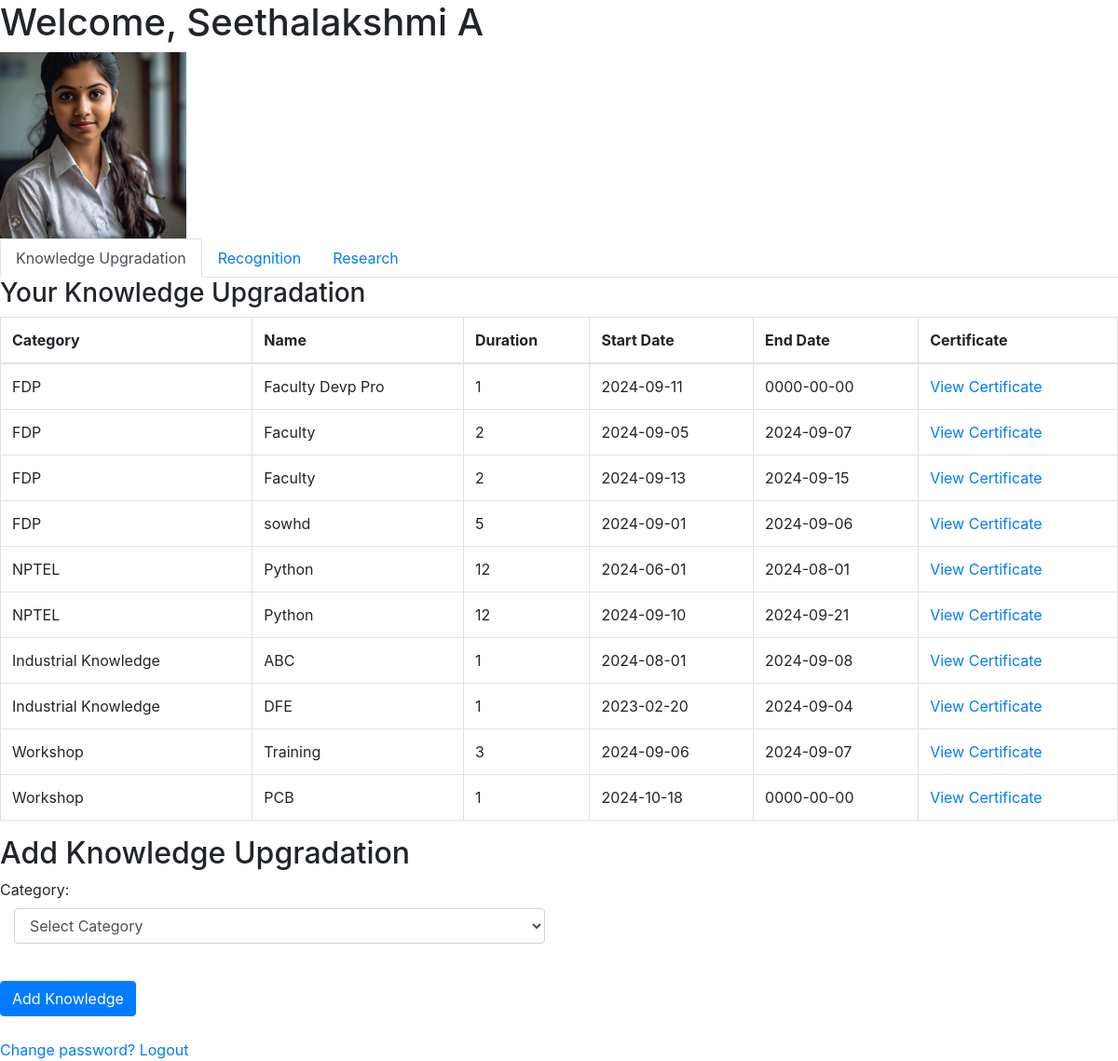
Page /faculty/dashboard.php (signed in) on the committed database.
### tables this page shows
CREATE TABLE `faculty` (
  `id` int(11) NOT NULL,
  `faculty_name` varchar(100) NOT NULL,
  `email` varchar(100) NOT NULL,
  `password` varchar(100) NOT NULL DEFAULT '12345678',
  `department` varchar(100) NOT NULL,
  `phone` varchar(20) DEFAULT NULL,
  `profile_image` varchar(255) DEFAULT NULL,
  `date_of_joining` date DEFAULT NULL,
  `qualification` varchar(100) DEFAULT NULL,
  `reset_token` varchar(255) DEFAULT NULL,
  `token_expiry` datetime DEFAULT NULL
);

CREATE TABLE `knowledge_upgrade_fdp` (
  `id` int(11) NOT NULL,
  `faculty_id` int(11) NOT NULL,
  `program_name` varchar(255) NOT NULL,
  `duration` int(11) NOT NULL,
  `start_date` date NOT NULL,
  `end_date` date DEFAULT NULL,
  `certificate` varchar(255) DEFAULT NULL
);

CREATE TABLE `knowledge_upgrade_nptel` (
  `id` int(11) NOT NULL,
  `faculty_id` int(11) NOT NULL,
  `course_name` varchar(255) NOT NULL,
  `instructor_name` varchar(255) NOT NULL,
  `institution_name` varchar(255) NOT NULL,
  `duration` varchar(100) NOT NULL,
  `start_date` date NOT NULL,
  `end_date` date NOT NULL,
  `certificate` varchar(255) DEFAULT NULL
);

CREATE TABLE `knowledge_upgrade_industrial` (
  `id` int(11) NOT NULL,
  `faculty_id` int(11) NOT NULL,
  `company_name` varchar(100) NOT NULL,
  `duration` int(11) NOT NULL,
  `start_date` date NOT NULL,
  `end_date` date NOT NULL,
  `description` text DEFAULT NULL,
  `certificate` varchar(255) DEFAULT NULL
);

CREATE TABLE `knowledge_upgrade_workshop` (
  `id` int(11) NOT NULL,
  `faculty_id` int(11) NOT NULL,
  `workshop_name` varchar(255) NOT NULL,
  `duration` int(11) NOT NULL,
  `start_date` date DEFAULT NULL,
  `end_date` date DEFAULT NULL,
  `certificate` varchar(255) DEFAULT NULL,
  `description` text DEFAULT NULL
);

### faculty/knowledge.php (the view, shortened to what this page needs)
<?php
include('../config.php');
$faculty_id = $faculty['id'];
$sql_fdp = "SELECT 'FDP' AS category, program_name AS name, duration, start_date AS date, end_date, certificate FROM knowledge_upgrade_fdp WHERE faculty_id='$faculty_id'";
$sql_nptel = "SELECT 'NPTEL' AS category, course_name AS name, duration, start_date AS date, end_date, certificate FROM knowledge_upgrade_nptel WHERE faculty_id='$faculty_id'";
$sql_industrial = "SELECT 'Industrial Knowledge' AS category, company_name AS name, duration, start_date AS date, end_date, description, certificate FROM knowledge_upgrade_industrial WHERE faculty_id='$faculty_id'";
$sql_workshop = "SELECT 'Workshop' AS category, workshop_name AS name, duration, start_date AS date, end_date, certificate FROM knowledge_upgrade_workshop WHERE faculty_id='$faculty_id'";
$result_fdp = $conn->query($sql_fdp);
$result_nptel = $conn->query($sql_nptel);
$result_industrial = $conn->query($sql_industrial);
$result_workshop = $conn->query($sql_workshop);
$all_results = [];
if ($result_fdp) $all_results = array_merge($all_results, $result_fdp->fetch_all(MYSQLI_ASSOC));
if ($result_nptel) $all_results = array_merge($all_results, $result_nptel->fetch_all(MYSQLI_ASSOC));
if ($result_industrial) $all_results = array_merge($all_results, $result_industrial->fetch_all(MYSQLI_ASSOC));
if ($result_workshop) $all_results = array_merge($all_results, $result_workshop->fetch_all(MYSQLI_ASSOC));
?>
<h3>Your Knowledge Upgradation</h3>
<table class="table table-bordered">
    <thead>
        <tr>
            <th>Category</th>
            <th>Name</th>
            <th>Duration</th>
            <th>Start Date</th>
            <th>End Date</th>
            <th>Certificate</th>
        </tr>
    </thead>
    <tbody>
        <?php foreach ($all_results as $row) { ?>
            <tr>
                <td><?php echo htmlspecialchars($row['category']); ?></td>
                <td><?php echo htmlspecialchars($row['name']); ?></td>
                <td><?php echo htmlspecialchars($row['duration']); ?></td>
                <td><?php echo htmlspecialchars($row['date']); ?></td>
                <td><?php echo htmlspecialchars($row['end_date']); ?></td>
                <td>
                    <?php if (!empty($row['certificate'])) { ?>
                        <a href="<?php echo htmlspecialchars($row['certificate']); ?>" target="_blank">View Certificate</a>
                    <?php } else { ?>
                        No certificate link provided
                    <?php } ?>
                </td>
            </tr>
        <?php } ?>
    </tbody>
</table>
<h2>Add Knowledge Upgradation</h2>
<form method="POST">
    <div class="form-group">
        <label for="category">Category:</label>
        <div class="col-md-6">
            <select name="category" id="category" class="form-control" required>
                <option value="">Select Category</option>
            </select>
        </div>
    </div>
    <br>
    <button type="submit" name="add_knowledge" class="btn btn-primary">Add Knowledge</button>
</form>

### faculty/dashboard.php (shortened to what this page needs)
<?php
include('../config.php');
$email = $_SESSION['faculty'];
$sql = "SELECT * FROM faculty WHERE email='$email'";
$result = $conn->query($sql);
$faculty = $result->fetch_assoc();
?>
<!DOCTYPE html>
<html lang="en">
<head>
	<link rel="stylesheet" href="https://stackpath.bootstrapcdn.com/bootstrap/4.5.2/css/bootstrap.min.css">
</head>
<body>
    <h1>Welcome, <?php echo $faculty['faculty_name']; ?></h1>
        <div class="profile-image">
            <?php if (!empty($faculty['profile_image'])): ?>
                <img src="../uploads/faculty/<?php echo htmlspecialchars($faculty['profile_image']); ?>" alt="Profile Image" class="img-fluid" style="max-width: 200px; max-height: 200px;">
            <?php else: ?>
                <p>No profile image available.</p>
            <?php endif; ?>
        </div>
    <ul class="nav nav-tabs" id="myTab" role="tablist">
        <li class="nav-item" role="presentation">
            <a class="nav-link active" id="knowledge-tab" data-toggle="tab" href="#knowledge" role="tab" aria-controls="knowledge" aria-selected="true">Knowledge Upgradation</a>
        </li>
        <li class="nav-item" role="presentation">
            <a class="nav-link" id="recognition-tab" data-toggle="tab" href="#recognition" role="tab" aria-controls="recognition" aria-selected="false">Recognition</a>
        </li>
        <li class="nav-item" role="presentation">
            <a class="nav-link" id="research-tab" data-toggle="tab" href="#research" role="tab" aria-controls="research" aria-selected="false">Research</a>
        </li>
    </ul>
    <div class="tab-content" id="myTabContent">
        <div class="tab-pane fade show active" id="knowledge" role="tabpanel" aria-labelledby="knowledge-tab">
            <?php include('knowledge.php'); ?>
        </div>
    </div>
	<br>
	<a href="../changepasswd.php">Change password?</a>
    <a href="../logout.php">Logout</a>
</body>
</html>

### rows in the picture
faculty: faculty_name "Seethalakshmi A", profile_image (picture)
knowledge_upgrade_fdp: category "FDP", program_name "Faculty Devp Pro", duration "1", start_date "2024-09-11", end_date "0000-00-00"
knowledge_upgrade_fdp: category "FDP", program_name "Faculty", duration "2", start_date "2024-09-05", end_date "2024-09-07"
knowledge_upgrade_fdp: category "FDP", program_name "Faculty", duration "2", start_date "2024-09-13", end_date "2024-09-15"
knowledge_upgrade_fdp: category "FDP", program_name "sowhd", duration "5", start_date "2024-09-01", end_date "2024-09-06"
knowledge_upgrade_nptel: category "NPTEL", course_name "Python", duration "12", start_date "2024-06-01", end_date "2024-08-01"
knowledge_upgrade_nptel: category "NPTEL", course_name "Python", duration "12", start_date "2024-09-10", end_date "2024-09-21"
knowledge_upgrade_industrial: category "Industrial Knowledge", company_name "ABC", duration "1", start_date "2024-08-01", end_date "2024-09-08"
knowledge_upgrade_industrial: category "Industrial Knowledge", company_name "DFE", duration "1", start_date "2023-02-20", end_date "2024-09-04"
knowledge_upgrade_workshop: category "Workshop", workshop_name "Training", duration "3", start_date "2024-09-06", end_date "2024-09-07"
knowledge_upgrade_workshop: category "Workshop", workshop_name "PCB", duration "1", start_date "2024-10-18", end_date "0000-00-00"
